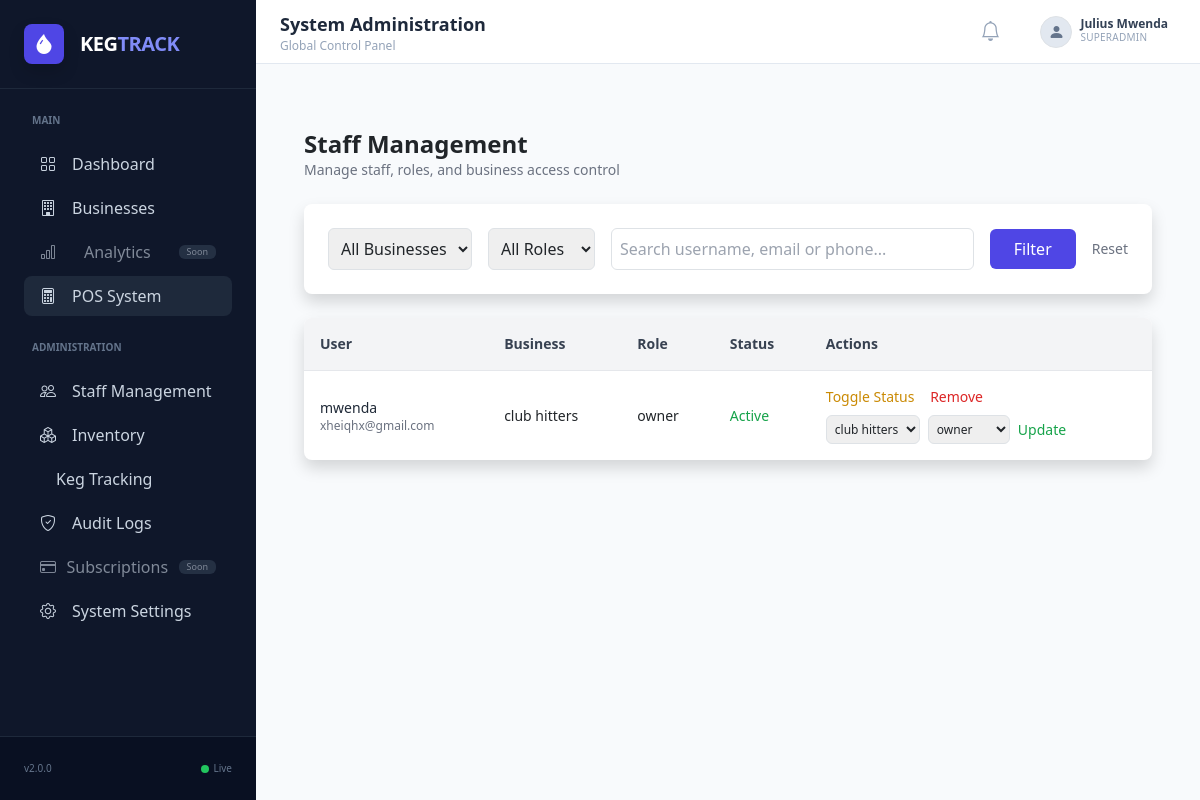
Screenshot of /dashboard/staff/ (signed in) with the database file from the repository.
### accounts/models.py (models this page shows, shortened)
class User(AbstractUser):
    phone = models.CharField(max_length=20, unique=True)
    email = models.EmailField(unique=True)
    business = models.ForeignKey(
        "business.Business",
        on_delete=models.CASCADE,
        null=True,
        blank=True
    )
    role = models.ForeignKey(
        "accounts.Role",
        on_delete=models.SET_NULL,
        null=True,
        blank=True
    )
    is_superadmin = models.BooleanField(default=False)
    is_active_staff = models.BooleanField(default=True)
    must_change_password = models.BooleanField(default=True)
    is_deleted = models.BooleanField(default=False)
    last_login_ip = models.GenericIPAddressField(null=True, blank=True)
    last_device = models.CharField(max_length=255, blank=True)
    created_at = models.DateTimeField(auto_now_add=True)
    updated_at = models.DateTimeField(auto_now=True)
    USERNAME_FIELD = "username"
    REQUIRED_FIELDS = ["email", "phone", "first_name", "last_name"]
    objects = UserManager()

class Role(models.Model):
    OWNER = "owner"
    MANAGER = "manager"
    STAFF = "staff"
    ROLE_CHOICES = [
        (OWNER, "Business Owner"),
        (MANAGER, "Manager"),
        (STAFF, "Staff"),
    ]
    name = models.CharField(max_length=20, choices=ROLE_CHOICES)
    business = models.ForeignKey(
        "business.Business",
        on_delete=models.CASCADE,
        null=True,
        blank=True
    )
    permissions = models.ManyToManyField(
        "accounts.Permission",
        blank=True
    )
    description = models.TextField(blank=True)
    created_at = models.DateTimeField(auto_now_add=True)
    @property
    def code(self):
        return self.name  # alias for cleaner logic

### business/models.py (models this page shows, shortened)
class Business(models.Model):
    name = models.CharField(max_length=255, unique=True)
    slug = models.SlugField(unique=True, blank=True)
    business_type = models.CharField(
        max_length=50,
        choices=[
            ("pub", "Pub"),
            ("bar", "Bar"),
            ("restaurant", "Restaurant"),
            ("club", "Club"),
        ],
        default="pub"
    )
    email = models.EmailField(unique=True)
    phone = models.CharField(max_length=20, blank=True, null=True)
    address = models.TextField()
    logo = models.ImageField(upload_to='business_logos/', null=True, blank=True)
    primary_color = models.CharField(max_length=7, default="#0056b3")
    created_by = models.ForeignKey(
        "accounts.User",
        on_delete=models.SET_NULL,
        null=True,
        blank=True,
        related_name="created_businesses"
    )
    is_active = models.BooleanField(default=True)
    is_deleted = models.BooleanField(default=False)
    deleted_at = models.DateTimeField(null=True, blank=True)
    created_at = models.DateTimeField(auto_now_add=True)
    updated_at = models.DateTimeField(auto_now=True)
    class Meta:
        verbose_name_plural = "Businesses"

### dashboard/views.py (the view)
# urls.py: path("staff/", views.staff_list, name="staff_list"),
@login_required
@superadmin_required
def staff_list(request):
    business_id = request.GET.get("business")
    role_id = request.GET.get("role")
    search = request.GET.get("search")
    users = User.objects.select_related("business", "role").exclude(
        is_superuser=True
    ).exclude(
        is_superadmin=True
    )
    if business_id:
        users = users.filter(business_id=business_id)
    if role_id:
        users = users.filter(role_id=role_id)
    if search:
        users = users.filter(
            Q(username__icontains=search) |
            Q(phone__icontains=search) |
            Q(email__icontains=search)
        )
    context = {
        "users": users,
        "businesses": Business.objects.all(),
        "roles": Role.objects.filter(business__isnull=True),
    }
    return render(request, "dashboard/staff_list.html", context)

### dashboard/views.py (called while the page is built)
def superadmin_required(view_func):
    @wraps(view_func)
    def wrapper(request, *args, **kwargs):
        if not request.user.is_authenticated:
            return redirect("accounts:login")
        if not request.user.is_superadmin:
            return redirect("dashboard:unauthorized")
        return view_func(request, *args, **kwargs)
    return wrapper

### tracking/context_processors.py (called while the page is built)
def keg_config(request):
    config, _ = KegSystemConfig.objects.get_or_create(id=1)
    return {"config": config}

### dashboard/templates/dashboard/staff_list.html (shortened to what this page needs)
{% extends "base.html" %}
{% block content %}
<div class="p-6 space-y-6">
    <div>
        <h1 class="text-2xl font-bold">Staff Management</h1>
        <p class="text-sm text-gray-500">
            Manage staff, roles, and business access control
        </p>
    </div>
    <form method="GET"
          class="bg-white p-4 rounded-lg shadow flex flex-wrap gap-3 items-center">
        <select name="business" class="border p-2 rounded">
            <option value="">All Businesses</option>
        </select>
        <select name="role" class="border p-2 rounded">
            <option value="">All Roles</option>
        </select>
        <input type="text"
               name="search"
               value="{{ request.GET.search }}"
               placeholder="Search username, email or phone..."
               class="border p-2 rounded flex-1 min-w-[200px]">
        <button class="bg-indigo-600 hover:bg-indigo-700 text-white px-4 py-2 rounded">
            Filter
        </button>
        <a href="{% url 'dashboard:staff_list' %}"
           class="text-sm text-gray-500 hover:text-gray-700">
            Reset
        </a>
    </form>
    <div class="bg-white shadow rounded-lg overflow-hidden">
        <table class="w-full text-sm">
            <thead class="bg-gray-100 text-gray-700">
                <tr>
                    <th class="p-3 text-left">User</th>
                    <th class="p-3 text-left">Business</th>
                    <th class="p-3 text-left">Role</th>
                    <th class="p-3 text-left">Status</th>
                    <th class="p-3 text-left">Actions</th>
                </tr>
            </thead>
            <tbody>
                {% for u in users %}
                <tr class="border-t hover:bg-gray-50">
                    <td class="p-3">
                        <div class="font-medium text-gray-800">
                            {{ u.username }}
                        </div>
                        <div class="text-xs text-gray-500">
                            {{ u.email }}
                        </div>
                    </td>
                    <td class="p-3">
                        {{ u.business.name|default:"Global / Unassigned" }}
                    </td>
                    <td class="p-3">
                        {{ u.role.name|default:"No Role" }}
                    </td>
                    <td class="p-3">
                        {% if u.is_active_staff %}
                            <span class="text-green-600 font-medium">Active</span>
                        {% else %}
                            <span class="text-red-600 font-medium">Disabled</span>
                        {% endif %}
                    </td>
                    <td class="p-3 space-y-2">
                        <a href="{% url 'dashboard:toggle_staff' u.id %}"
                           class="text-yellow-600 hover:underline">
                            Toggle Status
                        </a>
                        <a href="{% url 'dashboard:remove_staff_confirm' u.id %}"
                           class="text-red-600 hover:underline ml-3">
                            Remove
                        </a>
                        <form method="POST"
                              action="{% url 'dashboard:assign_staff' %}"
                              class="flex gap-2 mt-2">
                            <select name="business" class="border text-xs rounded p-1">
                                {% for b in businesses %}
                                    <option value="{{ b.id }}"
                                        {% if u.business and u.business.id == b.id %}selected{% endif %}>
                                        {{ b.name }}
                                    </option>
                                {% endfor %}
                            </select>
                            <select name="role" class="border text-xs rounded p-1">
                                {% for r in roles %}
                                    <option value="{{ r.id }}"
                                        {% if u.role and u.role.id == r.id %}selected{% endif %}>
                                        {{ r.name }}
                                    </option>
                                {% endfor %}
                            </select>
                            <button class="text-green-600 hover:underline">
                                Update
                            </button>
                        </form>
                    </td>
                </tr>
                {% empty %}
                <tr>
                    <td colspan="5" class="p-6 text-center text-gray-500">
                        No staff found
                    </td>
                </tr>
                {% endfor %}
            </tbody>
        </table>
    </div>
</div>
{% endblock %}

### templates/includes/navbar.html (shortened to what this page needs)
<nav class="bg-white border-b border-slate-200 h-16 flex items-center justify-between px-6 sticky top-0 z-10">
    <div class="flex items-center gap-4">
        <div class="flex flex-col leading-tight">
            <span class="text-lg font-semibold text-slate-800">
                {% if request.user.is_superuser or request.user.is_superadmin %}
                    System Administration
                {% elif request.session.active_business_id %}
                    {{ request.user.business.name }}
                {% else %}
                    Business Dashboard
                {% endif %}
            </span>
            <span class="text-xs text-slate-400">
                {% if request.user.is_superuser or request.user.is_superadmin %}
                    Global Control Panel
                {% elif request.user.role %}
                    {{ request.user.role.name|upper }}
                {% else %}
                    STAFF
                {% endif %}
            </span>
        </div>
    </div>
    <div class="flex items-center gap-4">
        <button class="relative p-2 text-slate-400 hover:text-slate-600 transition">
            <i class="bi bi-bell text-xl"></i>
        </button>
        <div class="dropdown">
            <button class="flex items-center gap-2 hover:bg-slate-50 px-2 py-1 rounded transition"
                    data-bs-toggle="dropdown">
                <div class="w-8 h-8 rounded-full bg-slate-200 flex items-center justify-center border border-slate-300">
                    <i class="bi bi-person-fill text-slate-500"></i>
                </div>
                <div class="text-left hidden sm:block">
                    <p class="text-xs font-semibold leading-none text-slate-700">
                        {{ user.get_full_name|default:user.username }}
                    </p>
                    <p class="text-[10px] text-slate-400 uppercase tracking-wide">
                        {% if user.is_superuser or user.is_superadmin %}
                            SUPERADMIN
                        {% else %}
                            {{ user.role.name|default:"STAFF" }}
                        {% endif %}
                    </p>
                </div>
            </button>
        </div>
    </div>
</nav>

### templates/base.html (style rules this page uses)
.theme-owner { --role-color: #0ea5e9; }

### rows the page displays
User: get_full_name "Julius Mwenda"
User: username "mwenda", email "xheiqhx@gmail.com", business.name "club hitters", role.name "owner", is_active_staff "Active", business "club hitters", role "owner"
